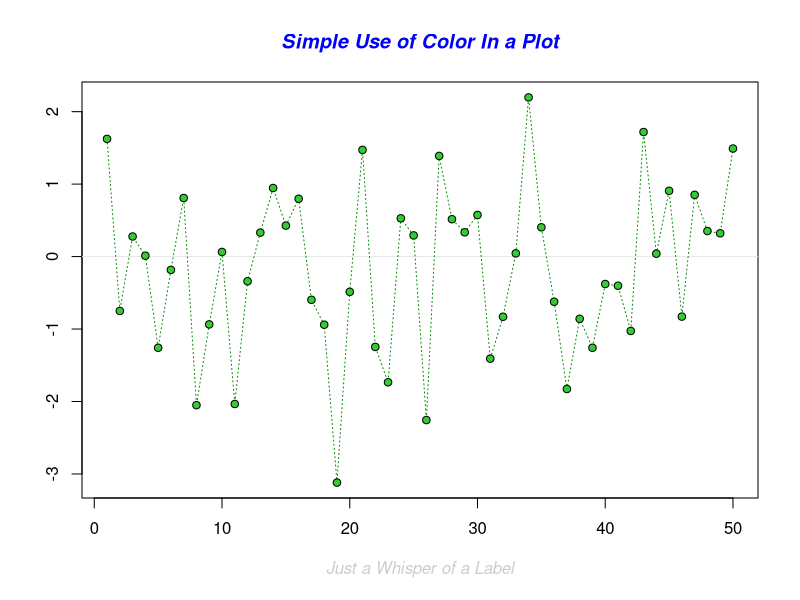
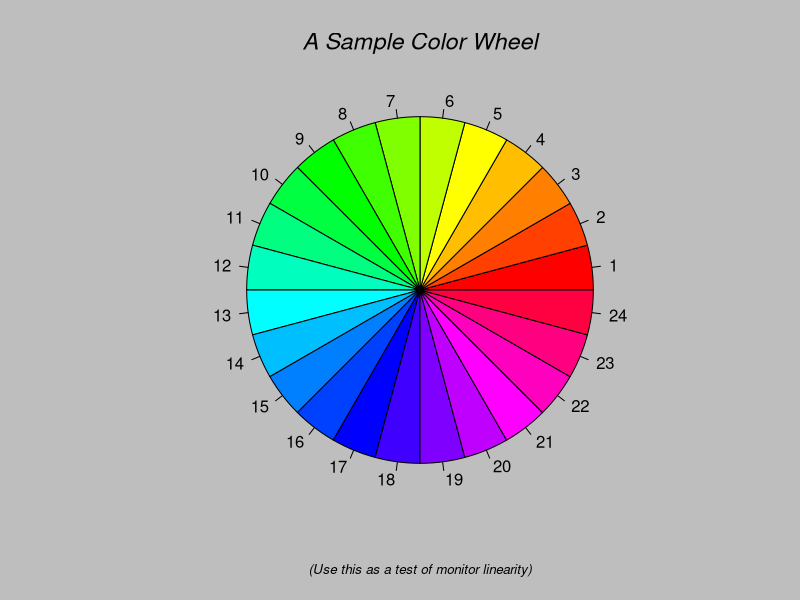
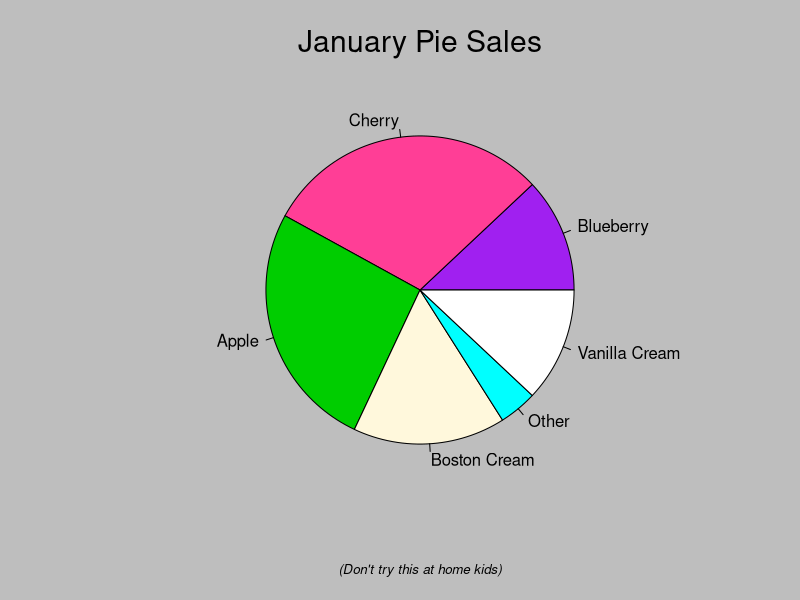
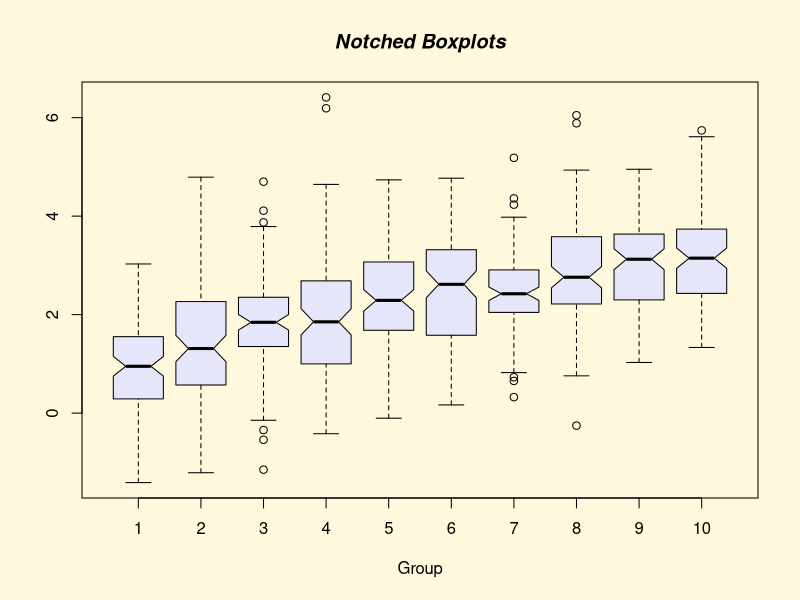
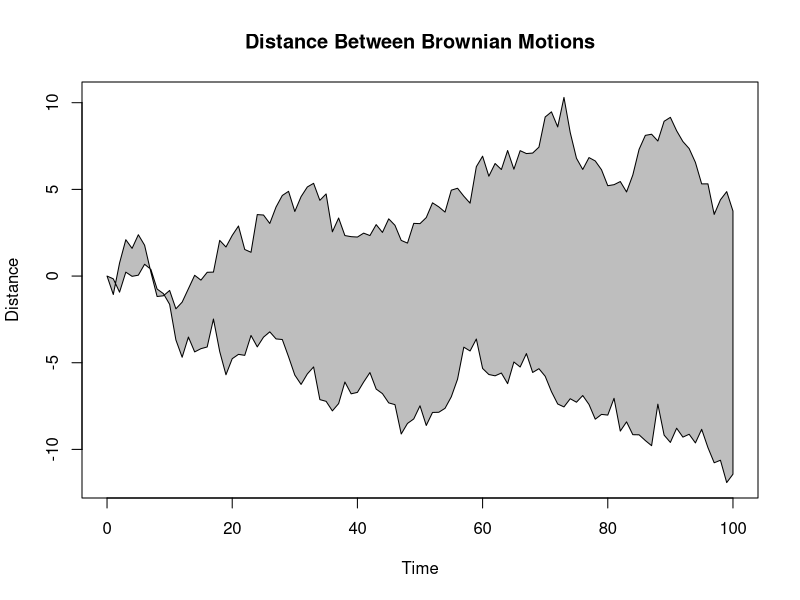
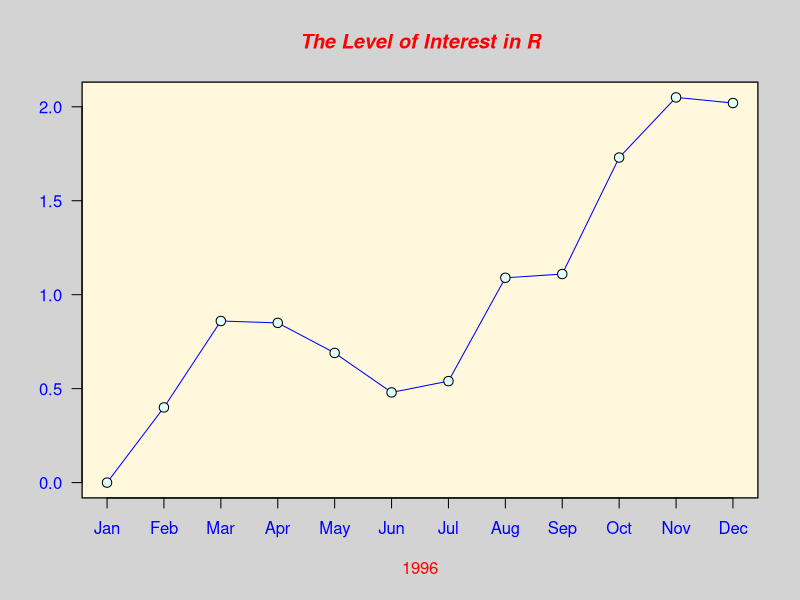
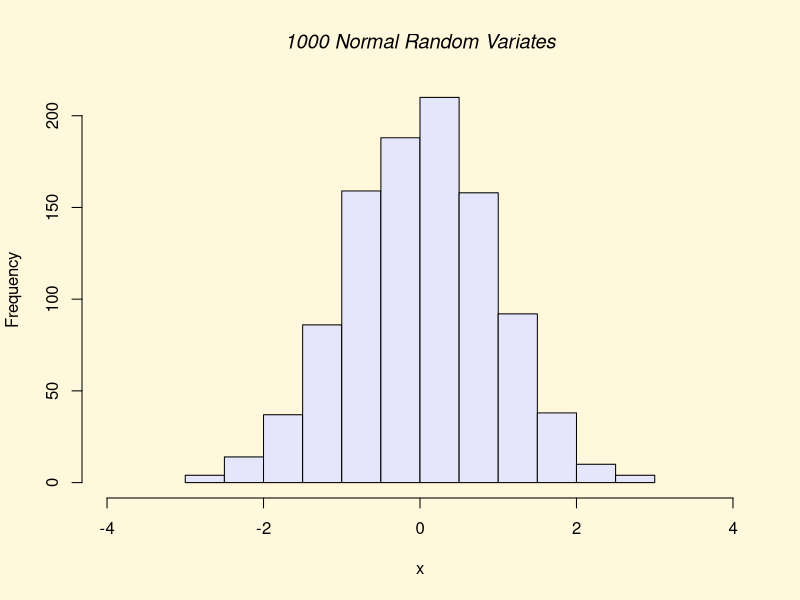
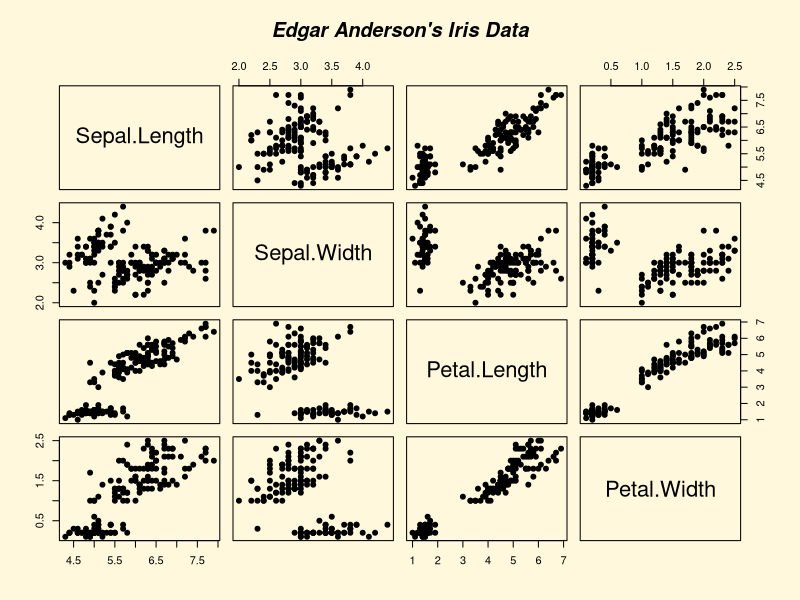

Recreate these plots in R, in order. (Note: this script raises an error after producing the figures.)
expanded_path <- path.expand('-')
install.packages('mice')

# import the libraries ---------------------------------------------------------
library(mice)
library(tidyverse)
library(data.table)
library(tidyverse)
library(dplyr)
library(ggplot2)
library(readr)
library(ggplot2)


# import the libraries ---------------------------------------------------------
expanded_path


demo()

demo(graphics)



# getting working directory ----------------------------------------------
wkdir <- getwd()



# setting working directory
setwd('F:/R programming/data cleaning/ug colleges')


getwd()


dir()

dir(pattern = '.txt')       

dir(pattern = '.R')   

file.exists('bamudb.R')

newdirPath <- 'createdbycode'

if ( file.exists(wkdir)) dir.create(newdirPath)

dir(pattern = 'create')

# creating a file
file.create('learning.R')

# getting working directory ----------------------------------------------


ggplot(data=diamonds,aes(x=price))+
  geom_histogram()



ggplot(data=diamonds,aes(x=price))+
  geom_histogram(fill='green',col='orange')


ggplot(diamonds,aes(x=price))+
  geom_bar()


ggplot(data = diamonds,aes(x=cut,fill = cut))+
  geo_bar()



view(diamonds)


ggplot(data = diamonds,aes(x=carat,y=price,col=cut))+
  geom_point()



ggplot(data=diamonds,aes(x=clarity,y=carat)) +
  geom_boxplot()


ggplot(data=diamonds,aes(x=clarity,y=carat,fill=cut))+
  geom_boxplot()




clean$data <- diamonds[!duplicated(data),]

view(clean)

view(clean$data)


#=================================================================

# remove duplicates 
duplicate <- bamudb$PROGRAMME.NAME
cleandata <- duplicate[!duplicated(duplicate)]
view(cleandata)



# Explore how duplicated() flags dulicate rows 

# Experiment with growing variables to identify duplicates in specific columns 

#=================================================================

# Handle Missing DAta


df <- data.frame(bamudb)

duplicates <- df[duplicated(df$PROGRAMME.NAME),]

duplicates <- bamudb[duplicated(bamudb),]

View(duplicates)

#=================================================================



# Find the column number for "Age"

column_number <- which(colnames(bamudb) == "NAME.OF.THE.APPLICANT")

column_number


View(head(bamudb))



# View basic structure
dim(bamudb) # Check dimensions (rows and columns)
str(bamudb) # View structure of the dataset




colnames(bamudb)



# N======================= SEarch Name from a table =====================
partial_name <- "pranav"
result <- bamudb[grepl(partial_name, data$NAME.OF.THE.APPLICANT, ignore.case = TRUE), ]
result
View(result)

# N======================= SEarch Name from a table =====================

#................ get the missing cOlumns and missing counts 

sum(is.na(bamudb))        # Total missing values
colSums(is.na(bamudb))    # Missing values per column
View(length(colSums(is.na(bamudb))))


# N===================================== =================================
# ----------- remove those columns where all the values are NA ----------------

# Remove columns where all values are NA
View(colSums(is.na(bamudb)))

data_cleaned <- bamudb[, colSums(!is.na(bamudb)) == 18736]

# Print the result
print(data_cleaned)
View(data_cleaned)
summary(data_cleaned)
View(summary(data_cleaned))
nrow(data_cleaned)
ncol(data_cleaned)

### NOW CAN SEE THE THERE ARE ONLY 152 COLS ARE THER REMOVED UNWANTED REST OF THE COLUMNS 
# ............. EARLIER WE HAD 815 COLUMNS 

# N===================================== =====================



vari <- aggregate(Scores ~ Gender, data = bamudb, FUN = mean)


table(bamudb$GENDER)


programmes <- table(bamudb$PROGRAMME.NAME)
View(table(bamudb$PROGRAMME.NAME))

programmes <- data.frame(programmes)

View(arrange(desc(programmes)))


# N===================================== =====================

# ------------ working with mice package -----------------------


imputed_data <- mice(bamudb, method = "doct")

### learn it later
#!!!!!!!!!!!!!!!!!!!! Understand imputation models (predictive mean matching, logistic regression).!!!




# N===================================== =====================
# N===================================== =====================
# N===================================== =====================


### 


# 1.	Create a vector of the first 10 even numbers.

even_numbers <- seq(2, 20, by = 2)
print(even_numbers)
      



#2.	Find the sum and mean of these numbers.

sum_even <- sum(even_numbers)
mean_even <- mean(even_numbers)

print(sum_even)
print(mean_even)




#1.	Create a list that stores a person’s name, age, and favorite colors (as a vector).

person <- list(
  name = 'johan',
  age = 23,
  favorateColor = c('red','blue','green','yellow','black')
)
person

person$favorateColor






Sys.time()

Sys.Date()

Sys.getenv()
view(Sys.getenv())


sys.call()

sys.frames()

sys.function()
Sys.chmod()

Sys.info()
sys.parent()



squared <- function(x) x^2
squared(5)  # Output: 25

squared(10)

# Using an anonymous function directly
sapply(1:5, function(x) x^2)
